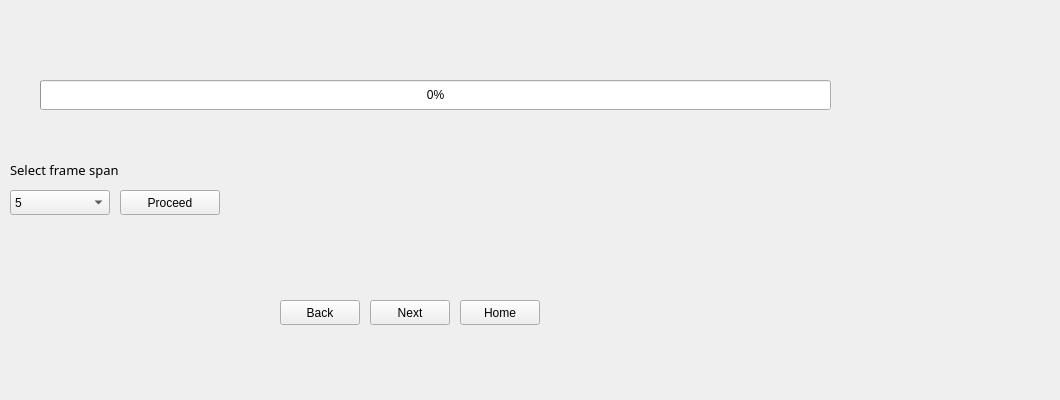
<?xml version="1.0" encoding="UTF-8"?>
<ui version="4.0">
 <class>SetSpanWin</class>
 <widget class="QMainWindow" name="SetSpanWin">
  <property name="geometry">
   <rect>
    <x>0</x>
    <y>0</y>
    <width>1060</width>
    <height>400</height>
   </rect>
  </property>
  <property name="windowTitle">
   <string>Cricket Highlight Generator</string>
  </property>
  <property name="windowIcon">
   <iconset>
    <normaloff>../cricket.png</normaloff>../cricket.png</iconset>
  </property>
  <property name="autoFillBackground">
   <bool>false</bool>
  </property>
  <property name="styleSheet">
   <string notr="true"/>
  </property>
  <widget class="QWidget" name="centralwidget">
   <widget class="QProgressBar" name="progBar">
    <property name="geometry">
     <rect>
      <x>40</x>
      <y>80</y>
      <width>791</width>
      <height>30</height>
     </rect>
    </property>
    <property name="value">
     <number>0</number>
    </property>
    <property name="alignment">
     <set>Qt::AlignCenter</set>
    </property>
    <property name="textVisible">
     <bool>true</bool>
    </property>
    <property name="textDirection">
     <enum>QProgressBar::TopToBottom</enum>
    </property>
   </widget>
   <widget class="QComboBox" name="span_comboBox">
    <property name="geometry">
     <rect>
      <x>10</x>
      <y>190</y>
      <width>100</width>
      <height>25</height>
     </rect>
    </property>
    <property name="currentText">
     <string>5</string>
    </property>
    <property name="currentIndex">
     <number>0</number>
    </property>
    <item>
     <property name="text">
      <string>5</string>
     </property>
    </item>
    <item>
     <property name="text">
      <string>10</string>
     </property>
    </item>
    <item>
     <property name="text">
      <string>15</string>
     </property>
    </item>
    <item>
     <property name="text">
      <string>20</string>
     </property>
    </item>
    <item>
     <property name="text">
      <string>25</string>
     </property>
    </item>
    <item>
     <property name="text">
      <string>30</string>
     </property>
    </item>
   </widget>
   <widget class="QLabel" name="span_label">
    <property name="geometry">
     <rect>
      <x>10</x>
      <y>160</y>
      <width>120</width>
      <height>20</height>
     </rect>
    </property>
    <property name="font">
     <font>
      <family>Rockwell</family>
      <pointsize>10</pointsize>
     </font>
    </property>
    <property name="text">
     <string>Select frame span</string>
    </property>
   </widget>
   <widget class="QPushButton" name="btn_back">
    <property name="enabled">
     <bool>true</bool>
    </property>
    <property name="geometry">
     <rect>
      <x>280</x>
      <y>300</y>
      <width>80</width>
      <height>25</height>
     </rect>
    </property>
    <property name="text">
     <string>Back</string>
    </property>
   </widget>
   <widget class="QPushButton" name="btn_proceed">
    <property name="enabled">
     <bool>true</bool>
    </property>
    <property name="geometry">
     <rect>
      <x>120</x>
      <y>190</y>
      <width>100</width>
      <height>25</height>
     </rect>
    </property>
    <property name="text">
     <string>Proceed</string>
    </property>
   </widget>
   <widget class="QPushButton" name="btn_next">
    <property name="enabled">
     <bool>true</bool>
    </property>
    <property name="geometry">
     <rect>
      <x>370</x>
      <y>300</y>
      <width>80</width>
      <height>25</height>
     </rect>
    </property>
    <property name="text">
     <string>Next</string>
    </property>
   </widget>
   <widget class="QPushButton" name="btn_home">
    <property name="enabled">
     <bool>true</bool>
    </property>
    <property name="geometry">
     <rect>
      <x>460</x>
      <y>300</y>
      <width>80</width>
      <height>25</height>
     </rect>
    </property>
    <property name="text">
     <string>Home</string>
    </property>
   </widget>
   <widget class="QLabel" name="Frames_Label">
    <property name="geometry">
     <rect>
      <x>40</x>
      <y>50</y>
      <width>321</width>
      <height>21</height>
     </rect>
    </property>
    <property name="font">
     <font>
      <family>Rockwell</family>
      <pointsize>10</pointsize>
      <weight>75</weight>
      <bold>true</bold>
     </font>
    </property>
    <property name="text">
     <string/>
    </property>
   </widget>
   <widget class="QLabel" name="Frame_Label">
    <property name="geometry">
     <rect>
      <x>40</x>
      <y>50</y>
      <width>301</width>
      <height>31</height>
     </rect>
    </property>
    <property name="font">
     <font>
      <family>Rockwell</family>
      <pointsize>10</pointsize>
      <weight>50</weight>
      <bold>false</bold>
     </font>
    </property>
    <property name="text">
     <string/>
    </property>
   </widget>
  </widget>
 </widget>
 <resources/>
 <connections/>
</ui>
